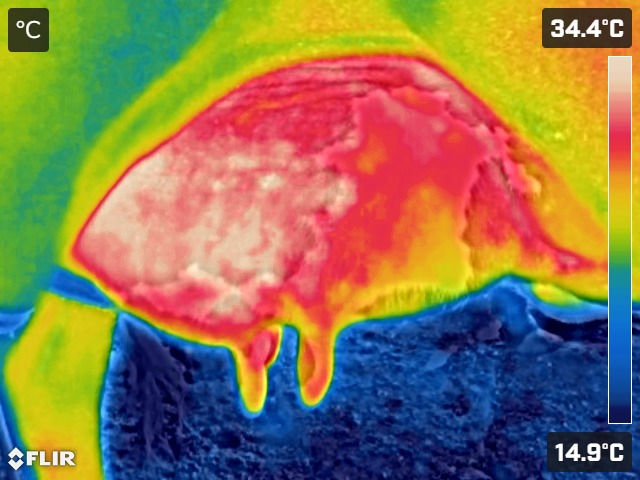
#> input picture Topico7/imgs/FLIR0196.jpg, 640 x 480 px, found by its file name
$ python thresholdization.py
#> lines starting #> are read from the running program, lines starting #| are printed output that depends on the picture; after the words box and inside, x2 and y2 are one past the last pixel; in counts of white or black regions, pixels touching at a corner belong together
#> further down, mail is the input picture: shape (480, 640, 3); mean B, G, R 80.7, 120, 143.7
import cv2
import matplotlib.pyplot as plt
import numpy as np

def showImages(imgsArray, titlesArray, size, grid=(1,1)):

    y, x = grid
    fig, axes = plt.subplots(y, x, figsize = size)
    axes = axes.ravel() if isinstance(axes, np.ndarray) else np.array([axes])

    if len(imgsArray) != len(titlesArray):
        print("Error: the numbers of images and titles has to be the same!")
        return

    for idx, (img,title) in enumerate(zip(imgsArray, titlesArray)):
        if len(img.shape) == 2: # the image is gray tones
            axes[idx].imshow(img, cmap='gray')
        else : # the image is RGB
            axes[idx].imshow(img)
        axes[idx].set_title(title, fontdict={'fontsize':18, 'fontweight': 'medium'}, pad=10)
        if len(title) == 0:
            axes[idx].axis('off')

    plt.tight_layout()
    plt.show()


"""def cutOutBlack(image):

    imagecopy = image.copy()
    image = cv2.cvtColor(image, cv2.COLOR_BGR2GRAY)

    _ , thresholded_mask = cv2.threshold(image, 0, 255, cv2.THRESH_BINARY_INV |cv2.THRESH_OTSU  )

    imagecopy = cv2.cvtColor(imagecopy, cv2.COLOR_BGR2RGB)

    result = cv2.bitwise_and(imagecopy, imagecopy, mask = thresholded_mask)


    return thresholded_mask, result
"""
def cutOutBlack(image):

    imagecopy = image.copy()
    image = cv2.cvtColor(image, cv2.COLOR_BGR2GRAY)
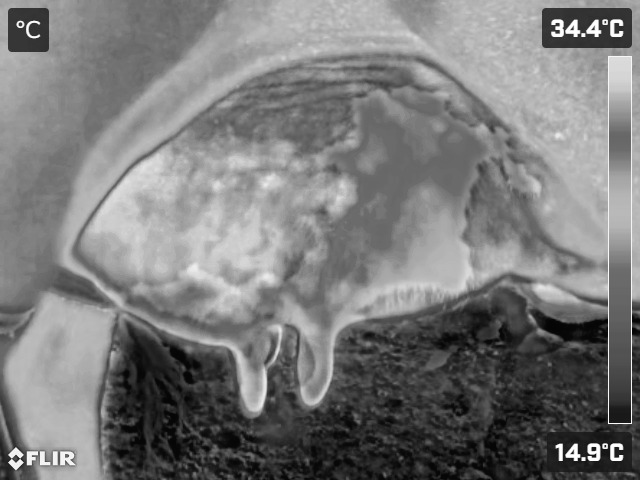
#> image: shape (480, 640); min 3, max 255, mean 122.6

    _ , thresholded_mask = cv2.threshold(image, 190, 255, cv2.THRESH_BINARY  )
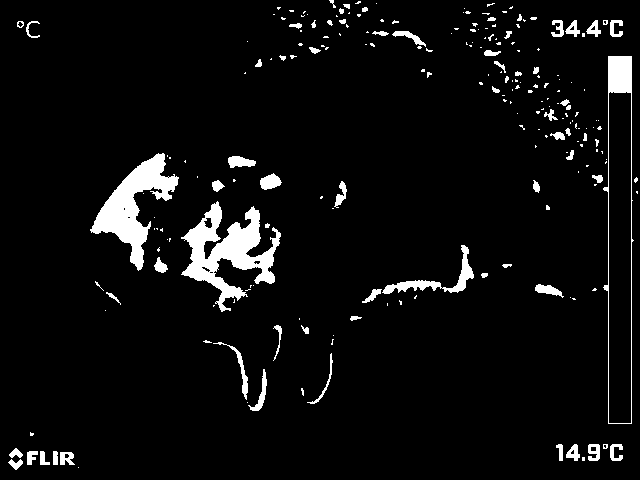
#> thresholded_mask: shape (480, 640); 5.4% white; 225 white regions (158 under 20 px), largest, box (x1, y1, x2, y2) and area: (181, 201, 281, 312) 4332, (90, 153, 179, 271) 3636, (603, 56, 634, 424) 1616

    imagecopy = cv2.cvtColor(imagecopy, cv2.COLOR_BGR2RGB)

    result = cv2.bitwise_and(imagecopy, imagecopy, mask = thresholded_mask)
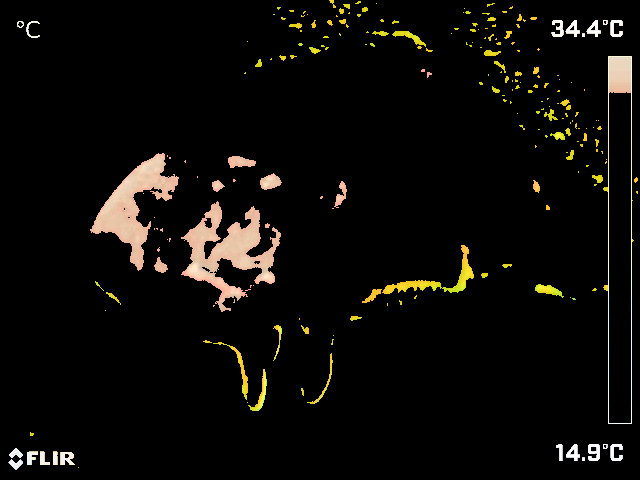
#> result: shape (480, 640, 3); mean R, G, B 12.7, 11, 7.7


    return thresholded_mask, result
def cutOutWhite(image):

    image = cv2.cvtColor(image, cv2.COLOR_RGB2GRAY)

    _ , thresholded_mask = cv2.threshold(image, 0, 255, cv2.THRESH_BINARY_INV | cv2.THRESH_OTSU )

    result = cv2.bitwise_not(image, image, mask = thresholded_mask)

    result = cv2.cvtColor(image, cv2.COLOR_GRAY2RGB)


    return thresholded_mask, result


mail = cv2.imread("Topico7\imgs\FLIR0196.jpg")

thresholded_img , result= cutOutBlack(mail)

image = cv2.cvtColor(mail, cv2.COLOR_BGR2RGB)

showImages([image, thresholded_img, result], ['Original image', 'Imagem limiarizada', 'Resultado'], size=(10,7) , grid=(1,3))
#> the loop in showImages, `for idx, (img,title) in enumerate(zip(imgsArray, titlesArray)):` made 3 passes
#> title on passes 1 to 3: 'Original image', 'Imagem limiarizada', 'Resultado'
#> in showImages, `plt.show()`:
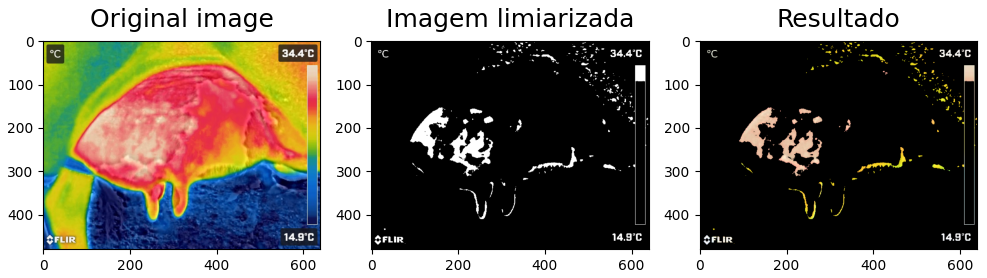
#> figure drawn by matplotlib, 3 panels
"""
map_img1 = cv2.imread("Topico7\imgs\FLIR0196.jpg")
map_img2 = cv2.imread("Topico7\imgs\FLIR0196.jpg")
map_img3 = cv2.imread("Topico7\imgs\FLIR0196.jpg")

#map1
thresholded_img1, result1 = cutOutWhite(map_img1)
map_img1 = cv2.cvtColor(map_img1, cv2.COLOR_BGR2RGB)
showImages([map_img1, thresholded_img1, result1], ['Mapa 1', 'Limiarizada', 'Resultado'], size=(10,7) , grid=(1,3))

#map2
thresholded_img2, result2 = cutOutWhite(map_img2)
map_img2 = cv2.cvtColor(map_img2, cv2.COLOR_BGR2RGB)
showImages([map_img2, thresholded_img2, result2], ['Mapa 2', 'Limiarizada', 'Resultado'], size=(10,7) , grid=(1,3))

#map3
thresholded_img3, result3 = cutOutWhite(map_img3)
map_img3 = cv2.cvtColor(map_img3, cv2.COLOR_BGR2RGB)
showImages([map_img3, thresholded_img3, result3], ['Mapa 3', 'Limiarizada', 'Resultado'], size=(10,7) , grid=(1,3))


#allmaps
showImages([map_img1, thresholded_img1, result1, map_img2, thresholded_img2, result2, map_img3, thresholded_img3, result3 ], ['Mapa 1', 'Limiarizada', 'Resultado', 'Mapa 2', 'Limiarizada', 'Resultado','Mapa 3', 'Limiarizada', 'Resultado'], size=(10,7) , grid=(3,3))

"""

$ run again, with Topico7/imgs/img_map1.jpg copied over Topico7/imgs/FLIR0196.jpg
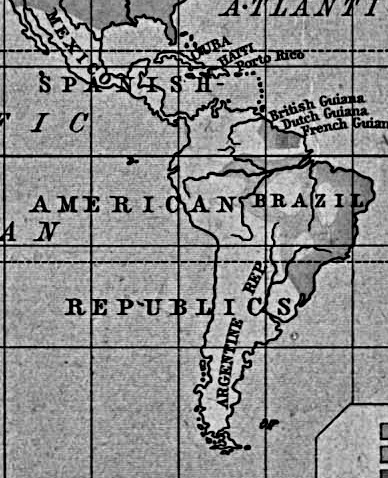
#> input picture Topico7/imgs/img_map1.jpg, 388 x 478 px, found by its file name
#> mail is the input picture: shape (478, 388, 3); min 0, max 241, mean 141.8
#> in cutOutBlack, `_ , thresholded_mask = cv2.threshold(image, 190, 255, cv2.THRESH_BINAR..`:
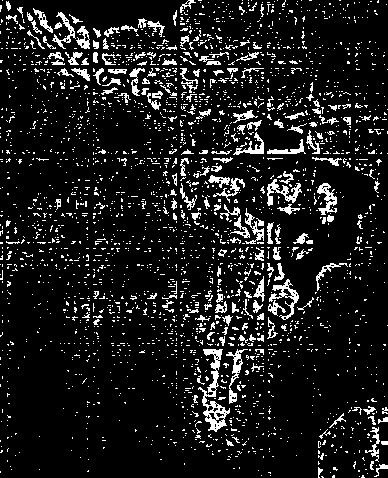
#> thresholded_mask: shape (478, 388); 10.8% white in thin lines or dots
#> the loop in showImages, `for idx, (img,title) in enumerate(zip(imgsArray, titlesArray)):` made 3 passes
#> title on passes 1 to 3: 'Original image', 'Imagem limiarizada', 'Resultado'
#> in showImages, `plt.show()`:
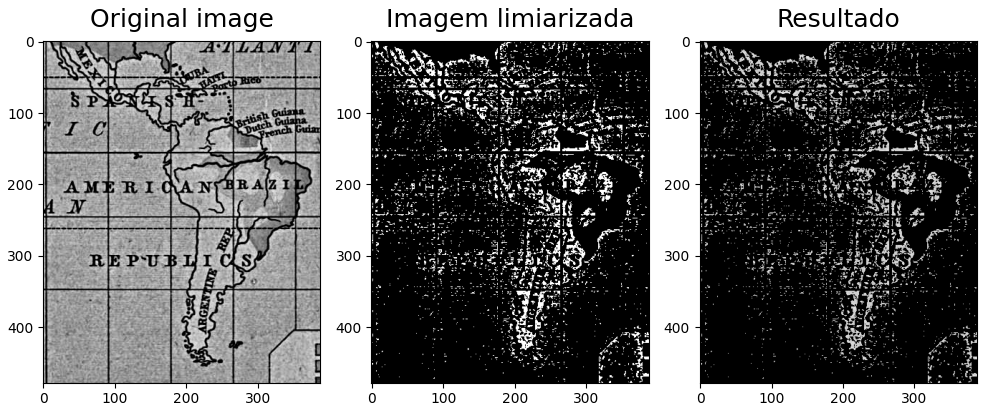
#> figure drawn by matplotlib, 3 panels
